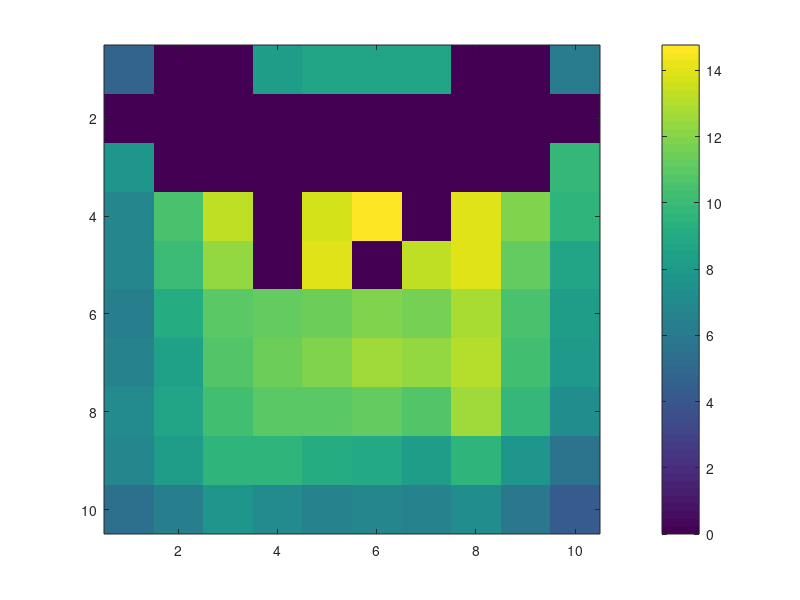

Write MATLAB code to recreate this figure.
%%2D Surface Mine Optimal Extraction
%Final project 
%Marko Visnjic for GEOL 5700

% Describes a single surface miner progressing through a surface mine with
% a randomly generated and distributed lithology. The miner will start at
% the highest value block and search to go further down in a path that will
% optimize the value obtained by the miner.

% Rules:
% 1. The miner can only move down left and right
% 2. At first the miner will look at only which block is greater in it's
%    immediate vacinity. 
% 3. When the miner mines a block it's value will be set 
% to zero.
% 4. pit depth can only be 2 units deep before returning to the surface.

%%Initialize Parameters

cut_off_grade = 0.3;
Depth_Limit = 3;
min_Depth = 1;
% X Boundary
xmax = 10;

%Y Boundary
ymax = 10;

%%Algorithm
%Layer search
Lith = rand(ymax,xmax);
filter = ones(5,5);
Lith = filter2(filter,Lith);

%Lith(Lith<(cut_off_grade)) = 0;

summation = (1:xmax-1);
for i=1:xmax-1
    summation(i) = sum(Lith(1:3,i));
end
[max_value,Index_Miner_X]= max(summation);

% [T3_Max,Index_Miner_X]=Layer_Search_Type_2(cut_off_grade);
Index_Miner_Y = 1;
imax = xmax.*ymax;

jmax = ymax;
% Lith(Index_Miner_Y,Index_Miner_X);
%Start the Miner
Miner = Lith(Index_Miner_Y,Index_Miner_X);
Miner = 0;
for i=1:imax
    
    %Find the shallowest Y value in the mine
    for j = 1:jmax-1
        while min_Depth < 0
    min_Depth(1) = find(Lith(j,:)>0);
        end
    end
    
    if Index_Miner_Y <= Depth_Limit %If miner Y val <= depth limit
        Lith(Index_Miner_Y,Index_Miner_X) = Miner;
        Miner = 0;
    if Index_Miner_X > 1 && Index_Miner_X < xmax && Index_Miner_Y < ymax %Limit the miner to not travel beyond bounds
        value_left = Lith(Index_Miner_Y,Index_Miner_X-1);
        value_right = Lith(Index_Miner_Y,Index_Miner_X+1);
        value_below = Lith(Index_Miner_Y+1,Index_Miner_X);
    if (value_below < value_left) && (value_right < value_left)
        horiz_move = -1;
        vert_move = 0;
    elseif (value_below < value_right) && (value_left < value_right)
            horiz_move = 1;
            vert_move = 0;
    elseif (value_right < value_below) && (value_left < value_below)
            vert_move = 1;
            horiz_move = 0;
    end
   
    Index_Miner_X = Index_Miner_X + horiz_move;
    Index_Miner_Y = Index_Miner_Y + vert_move;
    
    else %Bounding the miner to the boundaries
       Index_Miner_X = xmax/2;
       Index_Miner_Y = ymax/2;
    end
    if Index_Miner_Y+vert_move >= 1 && Index_Miner_X > 1 && Index_Miner_X < xmax
        Lith(Index_Miner_Y+vert_move,Index_Miner_X+horiz_move) = Miner;
        Miner = 0;
    elseif Index_Miner_X == 1 
        Index_Miner_X = xmax/2; 
    end
    else
        Index_Miner_Y = min_Depth;
        summation1 = (1:xmax-1);
for eta=1:xmax-1
    summation1(eta) = sum(Lith(1:3,eta));
end
[max_value2,Index_Miner_X]= max(summation1);
    end
    
    
%%Plot
figure(1)
clf
image(Lith,'CDataMapping','Scaled')
colorbar
drawnow
% pause(0.1)
end
